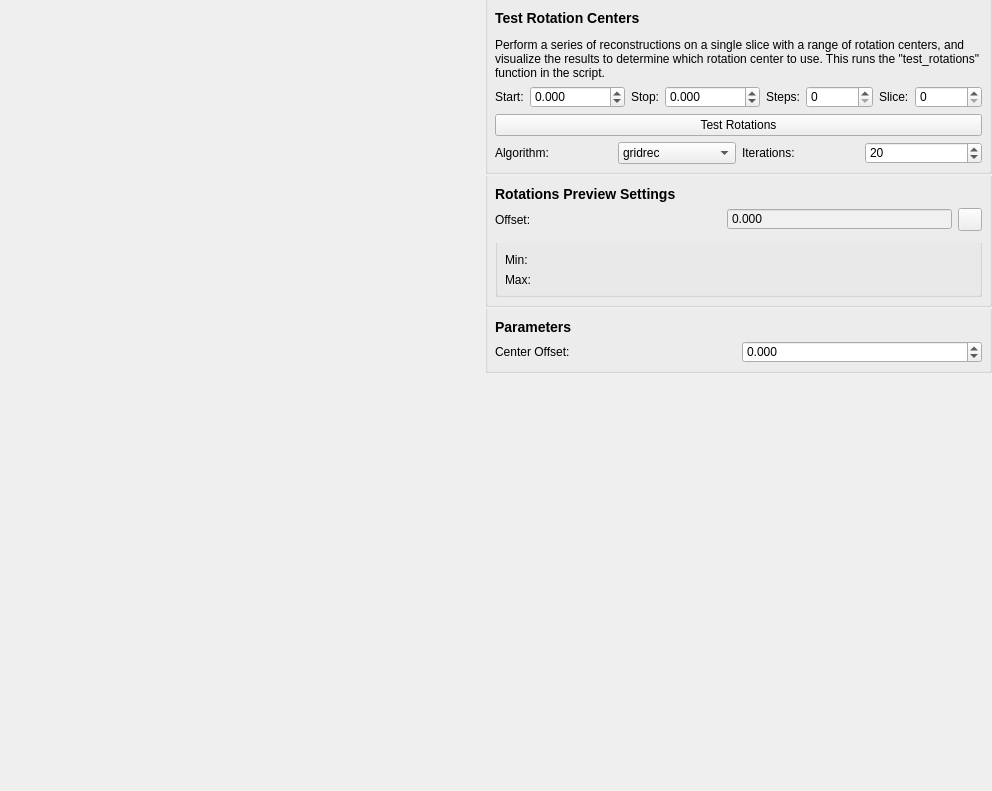
<?xml version="1.0" encoding="UTF-8"?>
<ui version="4.0">
 <class>ShiftRotationCenterWidget</class>
 <widget class="QWidget" name="ShiftRotationCenterWidget">
  <property name="geometry">
   <rect>
    <x>0</x>
    <y>0</y>
    <width>992</width>
    <height>791</height>
   </rect>
  </property>
  <property name="windowTitle">
   <string>Form</string>
  </property>
  <layout class="QVBoxLayout" name="verticalLayout">
   <property name="spacing">
    <number>2</number>
   </property>
   <property name="leftMargin">
    <number>0</number>
   </property>
   <property name="topMargin">
    <number>0</number>
   </property>
   <property name="rightMargin">
    <number>0</number>
   </property>
   <property name="bottomMargin">
    <number>0</number>
   </property>
   <item>
    <layout class="QGridLayout" name="gridLayout">
     <item row="6" column="0">
      <layout class="QHBoxLayout" name="rotationLabelLayout"/>
     </item>
     <item row="1" column="1" rowspan="8">
      <layout class="QVBoxLayout" name="verticalLayout_3">
       <property name="spacing">
        <number>2</number>
       </property>
       <property name="leftMargin">
        <number>0</number>
       </property>
       <item>
        <widget class="QGroupBox" name="testRotationCentersGroup">
         <property name="styleSheet">
          <string notr="true">QGroupBox{padding-top:20px; margin-top:-20px}</string>
         </property>
         <property name="title">
          <string/>
         </property>
         <layout class="QGridLayout" name="gridLayout_3">
          <item row="3" column="0">
           <widget class="QPushButton" name="testRotations">
            <property name="text">
             <string>Test Rotations</string>
            </property>
           </widget>
          </item>
          <item row="1" column="0">
           <widget class="QLabel" name="testRotationCentersLabel">
            <property name="minimumSize">
             <size>
              <width>450</width>
              <height>0</height>
             </size>
            </property>
            <property name="text">
             <string>&lt;html&gt;&lt;head/&gt;&lt;body&gt;&lt;h3 style=&quot; margin-top:14px; margin-bottom:12px; margin-left:0px; margin-right:0px; -qt-block-indent:0; text-indent:0px;&quot;&gt;&lt;span style=&quot; font-size:large; font-weight:600;&quot;&gt;Test Rotation Centers&lt;/span&gt;&lt;/h3&gt;&lt;p&gt;Perform a series of reconstructions on a single slice with a range of rotation centers, and visualize the results to determine which rotation center to use. This runs the &amp;quot;test_rotations&amp;quot; function in the script.&lt;/p&gt;&lt;/body&gt;&lt;/html&gt;</string>
            </property>
            <property name="wordWrap">
             <bool>true</bool>
            </property>
           </widget>
          </item>
          <item row="2" column="0">
           <layout class="QHBoxLayout" name="horizontalLayout">
            <item>
             <widget class="QLabel" name="startLabel">
              <property name="text">
               <string>Start:</string>
              </property>
              <property name="buddy">
               <cstring>start</cstring>
              </property>
             </widget>
            </item>
            <item>
             <widget class="QDoubleSpinBox" name="start">
              <property name="keyboardTracking">
               <bool>false</bool>
              </property>
              <property name="decimals">
               <number>3</number>
              </property>
              <property name="minimum">
               <double>-100000.000000000000000</double>
              </property>
              <property name="maximum">
               <double>100000.000000000000000</double>
              </property>
             </widget>
            </item>
            <item>
             <widget class="QLabel" name="stopLabel">
              <property name="text">
               <string>Stop:</string>
              </property>
              <property name="buddy">
               <cstring>stop</cstring>
              </property>
             </widget>
            </item>
            <item>
             <widget class="QDoubleSpinBox" name="stop">
              <property name="keyboardTracking">
               <bool>false</bool>
              </property>
              <property name="decimals">
               <number>3</number>
              </property>
              <property name="minimum">
               <double>-100000.000000000000000</double>
              </property>
              <property name="maximum">
               <double>100000.000000000000000</double>
              </property>
             </widget>
            </item>
            <item>
             <widget class="QLabel" name="stepLabel">
              <property name="text">
               <string>Steps:</string>
              </property>
              <property name="buddy">
               <cstring>steps</cstring>
              </property>
             </widget>
            </item>
            <item>
             <widget class="QSpinBox" name="steps">
              <property name="keyboardTracking">
               <bool>false</bool>
              </property>
              <property name="maximum">
               <number>100000</number>
              </property>
             </widget>
            </item>
            <item>
             <widget class="QLabel" name="sliceLabel">
              <property name="text">
               <string>Slice:</string>
              </property>
              <property name="buddy">
               <cstring>slice</cstring>
              </property>
             </widget>
            </item>
            <item>
             <widget class="QSpinBox" name="slice">
              <property name="keyboardTracking">
               <bool>false</bool>
              </property>
              <property name="maximum">
               <number>100000</number>
              </property>
             </widget>
            </item>
           </layout>
          </item>
          <item row="4" column="0">
           <layout class="QHBoxLayout" name="algorithmLayout">
            <item>
             <widget class="QLabel" name="algorithmLabel">
              <property name="text">
               <string>Algorithm:</string>
              </property>
              <property name="buddy">
               <cstring>algorithm</cstring>
              </property>
             </widget>
            </item>
            <item>
             <widget class="QComboBox" name="algorithm">
              <item>
               <property name="text">
                <string>gridrec</string>
               </property>
              </item>
              <item>
               <property name="text">
                <string>mlem</string>
               </property>
              </item>
             </widget>
            </item>
            <item>
             <widget class="QLabel" name="numIterationsLabel">
              <property name="toolTip">
               <string>&lt;html&gt;&lt;head/&gt;&lt;body&gt;&lt;p&gt;Number of iterations to use for iterative algorithms like `mlem`. Default is 15 for speed. &lt;/p&gt;&lt;p&gt;&lt;br/&gt;&lt;/p&gt;&lt;p&gt;For greater accuracy, the suggested range is between 50 and 200 iterations.&lt;/p&gt;&lt;/body&gt;&lt;/html&gt;</string>
              </property>
              <property name="text">
               <string>Iterations:</string>
              </property>
              <property name="buddy">
               <cstring>numIterations</cstring>
              </property>
             </widget>
            </item>
            <item>
             <widget class="QSpinBox" name="numIterations">
              <property name="toolTip">
               <string>&lt;html&gt;&lt;head/&gt;&lt;body&gt;&lt;p&gt;Number of iterations to use for iterative algorithms like `mlem`. Default is 15 for speed. &lt;/p&gt;&lt;p&gt;&lt;br/&gt;&lt;/p&gt;&lt;p&gt;For greater accuracy, the suggested range is between 50 and 200 iterations.&lt;/p&gt;&lt;/body&gt;&lt;/html&gt;</string>
              </property>
              <property name="minimum">
               <number>1</number>
              </property>
              <property name="maximum">
               <number>1000</number>
              </property>
              <property name="value">
               <number>20</number>
              </property>
             </widget>
            </item>
           </layout>
          </item>
         </layout>
        </widget>
       </item>
       <item>
        <widget class="QGroupBox" name="testRotationsSettingsGroup">
         <property name="styleSheet">
          <string notr="true">QGroupBox{padding-top:15px; margin-top:-15px}</string>
         </property>
         <property name="title">
          <string/>
         </property>
         <layout class="QGridLayout" name="gridLayout_2">
          <item row="3" column="2">
           <widget class="QToolButton" name="colorPresetButton">
            <property name="toolTip">
             <string>Choose preset color map</string>
            </property>
            <property name="text">
             <string/>
            </property>
            <property name="icon">
             <iconset theme=":/pqWidgets/Icons/pqFavorites.svg">
              <normaloff>.</normaloff>.</iconset>
            </property>
           </widget>
          </item>
          <item row="3" column="1">
           <widget class="QDoubleSpinBox" name="currentRotation">
            <property name="enabled">
             <bool>true</bool>
            </property>
            <property name="styleSheet">
             <string notr="true">background-color: #F0F0F0</string>
            </property>
            <property name="alignment">
             <set>Qt::AlignLeading|Qt::AlignLeft|Qt::AlignVCenter</set>
            </property>
            <property name="readOnly">
             <bool>true</bool>
            </property>
            <property name="buttonSymbols">
             <enum>QAbstractSpinBox::NoButtons</enum>
            </property>
            <property name="decimals">
             <number>3</number>
            </property>
            <property name="minimum">
             <double>-1000000.000000000000000</double>
            </property>
            <property name="maximum">
             <double>1000000.000000000000000</double>
            </property>
           </widget>
          </item>
          <item row="6" column="0" colspan="3">
           <widget class="tomviz::IntSliderWidget" name="imageViewSlider" native="true"/>
          </item>
          <item row="7" column="0" colspan="3">
           <widget class="QGroupBox" name="previewRangesGroup">
            <property name="title">
             <string/>
            </property>
            <layout class="QGridLayout" name="gridLayout_5">
             <item row="1" column="1">
              <widget class="tomviz::DoubleSliderWidget" name="previewMin" native="true"/>
             </item>
             <item row="2" column="0">
              <widget class="QLabel" name="previewMaxLabel">
               <property name="text">
                <string>Max:</string>
               </property>
               <property name="buddy">
                <cstring>previewMax</cstring>
               </property>
              </widget>
             </item>
             <item row="2" column="1">
              <widget class="tomviz::DoubleSliderWidget" name="previewMax" native="true"/>
             </item>
             <item row="1" column="0">
              <widget class="QLabel" name="previewMinLabel">
               <property name="text">
                <string>Min:</string>
               </property>
               <property name="buddy">
                <cstring>previewMin</cstring>
               </property>
              </widget>
             </item>
            </layout>
           </widget>
          </item>
          <item row="3" column="0">
           <widget class="QLabel" name="currentRotationLabel">
            <property name="text">
             <string>Offset:</string>
            </property>
            <property name="buddy">
             <cstring>currentRotation</cstring>
            </property>
           </widget>
          </item>
          <item row="2" column="0" colspan="3">
           <widget class="QLabel" name="testRotationCentersLabel_2">
            <property name="minimumSize">
             <size>
              <width>450</width>
              <height>0</height>
             </size>
            </property>
            <property name="text">
             <string>&lt;html&gt;&lt;head/&gt;&lt;body&gt;&lt;h3 style=&quot; margin-top:4px; margin-bottom:4px; margin-left:0px; margin-right:0px; -qt-block-indent:0; text-indent:0px;&quot;&gt;&lt;span style=&quot; font-size:large; font-weight:600;&quot;&gt;Rotations Preview Settings&lt;/span&gt;&lt;/h3&gt;&lt;/body&gt;&lt;/html&gt;</string>
            </property>
            <property name="wordWrap">
             <bool>true</bool>
            </property>
           </widget>
          </item>
         </layout>
        </widget>
       </item>
       <item>
        <widget class="QGroupBox" name="parametersGroup">
         <property name="styleSheet">
          <string notr="true">QGroupBox{padding-top:15px; margin-top:-15px}</string>
         </property>
         <property name="title">
          <string/>
         </property>
         <layout class="QGridLayout" name="gridLayout_4">
          <item row="0" column="0" colspan="2">
           <widget class="QLabel" name="parametersLabel">
            <property name="minimumSize">
             <size>
              <width>450</width>
              <height>0</height>
             </size>
            </property>
            <property name="text">
             <string>&lt;html&gt;&lt;head/&gt;&lt;body&gt;&lt;h3 style=&quot; margin-top:4px; margin-bottom:4px; margin-left:0px; margin-right:0px; -qt-block-indent:0; text-indent:0px;&quot;&gt;&lt;span style=&quot; font-size:large; font-weight:600;&quot;&gt;Parameters&lt;/span&gt;&lt;/h3&gt;&lt;/body&gt;&lt;/html&gt;</string>
            </property>
            <property name="wordWrap">
             <bool>true</bool>
            </property>
           </widget>
          </item>
          <item row="1" column="0">
           <widget class="QLabel" name="rotationCenterLabel">
            <property name="text">
             <string>Center Offset:</string>
            </property>
            <property name="buddy">
             <cstring>rotationCenter</cstring>
            </property>
           </widget>
          </item>
          <item row="1" column="1">
           <widget class="tomviz::DoubleSpinBox" name="rotationCenter">
            <property name="keyboardTracking">
             <bool>false</bool>
            </property>
            <property name="decimals">
             <number>3</number>
            </property>
            <property name="minimum">
             <double>-100000.000000000000000</double>
            </property>
            <property name="maximum">
             <double>100000.000000000000000</double>
            </property>
            <property name="singleStep">
             <double>0.500000000000000</double>
            </property>
           </widget>
          </item>
         </layout>
        </widget>
       </item>
       <item>
        <spacer name="verticalSpacer_2">
         <property name="orientation">
          <enum>Qt::Vertical</enum>
         </property>
         <property name="sizeHint" stdset="0">
          <size>
           <width>20</width>
           <height>40</height>
          </size>
         </property>
        </spacer>
       </item>
      </layout>
     </item>
     <item row="1" column="0">
      <widget class="tomviz::QVTKGLWidget" name="sliceView" native="true">
       <property name="sizePolicy">
        <sizepolicy hsizetype="Preferred" vsizetype="Preferred">
         <horstretch>1</horstretch>
         <verstretch>1</verstretch>
        </sizepolicy>
       </property>
       <property name="minimumSize">
        <size>
         <width>300</width>
         <height>300</height>
        </size>
       </property>
      </widget>
     </item>
    </layout>
   </item>
  </layout>
 </widget>
 <customwidgets>
  <customwidget>
   <class>tomviz::QVTKGLWidget</class>
   <extends>QWidget</extends>
   <header>QVTKGLWidget.h</header>
   <container>1</container>
  </customwidget>
  <customwidget>
   <class>tomviz::DoubleSpinBox</class>
   <extends>QDoubleSpinBox</extends>
   <header>DoubleSpinBox.h</header>
  </customwidget>
  <customwidget>
   <class>tomviz::IntSliderWidget</class>
   <extends>QWidget</extends>
   <header>IntSliderWidget.h</header>
   <container>1</container>
  </customwidget>
  <customwidget>
   <class>tomviz::DoubleSliderWidget</class>
   <extends>QWidget</extends>
   <header>DoubleSliderWidget.h</header>
   <container>1</container>
  </customwidget>
 </customwidgets>
 <tabstops>
  <tabstop>start</tabstop>
  <tabstop>stop</tabstop>
  <tabstop>steps</tabstop>
  <tabstop>slice</tabstop>
  <tabstop>algorithm</tabstop>
  <tabstop>numIterations</tabstop>
  <tabstop>testRotations</tabstop>
  <tabstop>currentRotation</tabstop>
  <tabstop>rotationCenter</tabstop>
  <tabstop>colorPresetButton</tabstop>
 </tabstops>
 <resources/>
 <connections/>
</ui>
